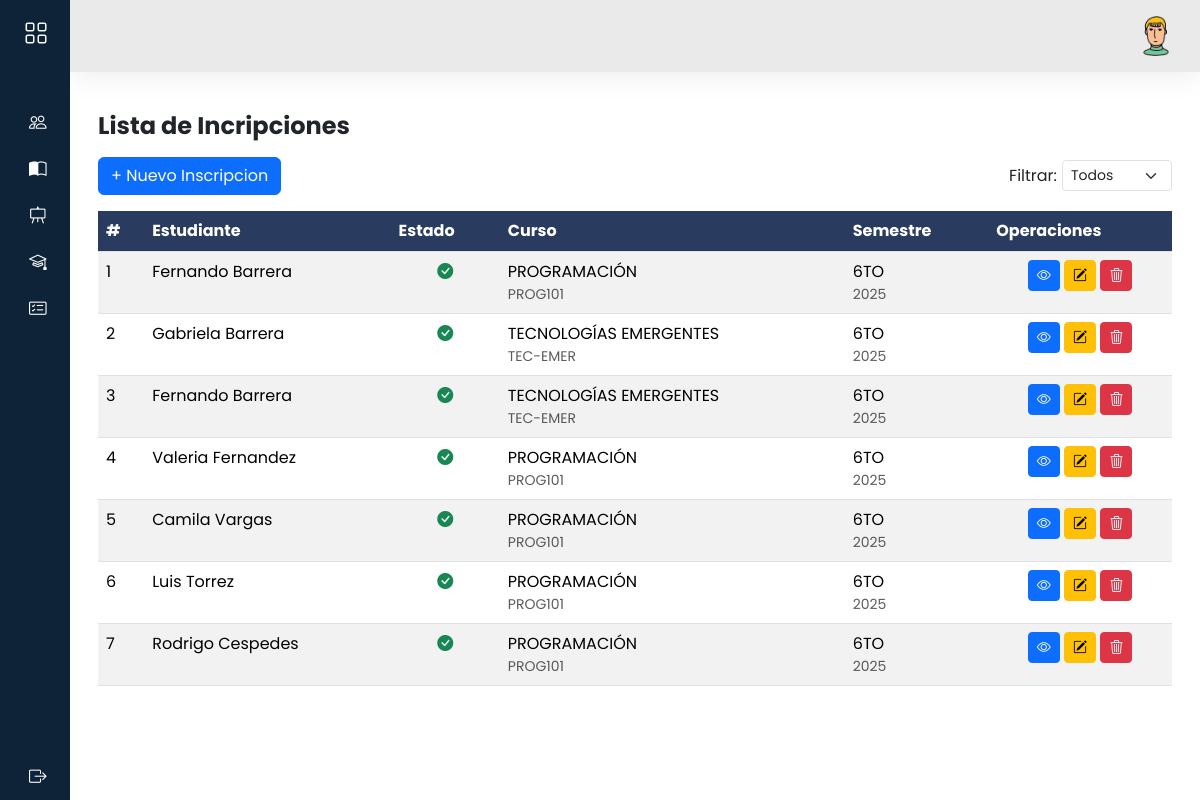
The app's page /admi/inscripciones/, older data.
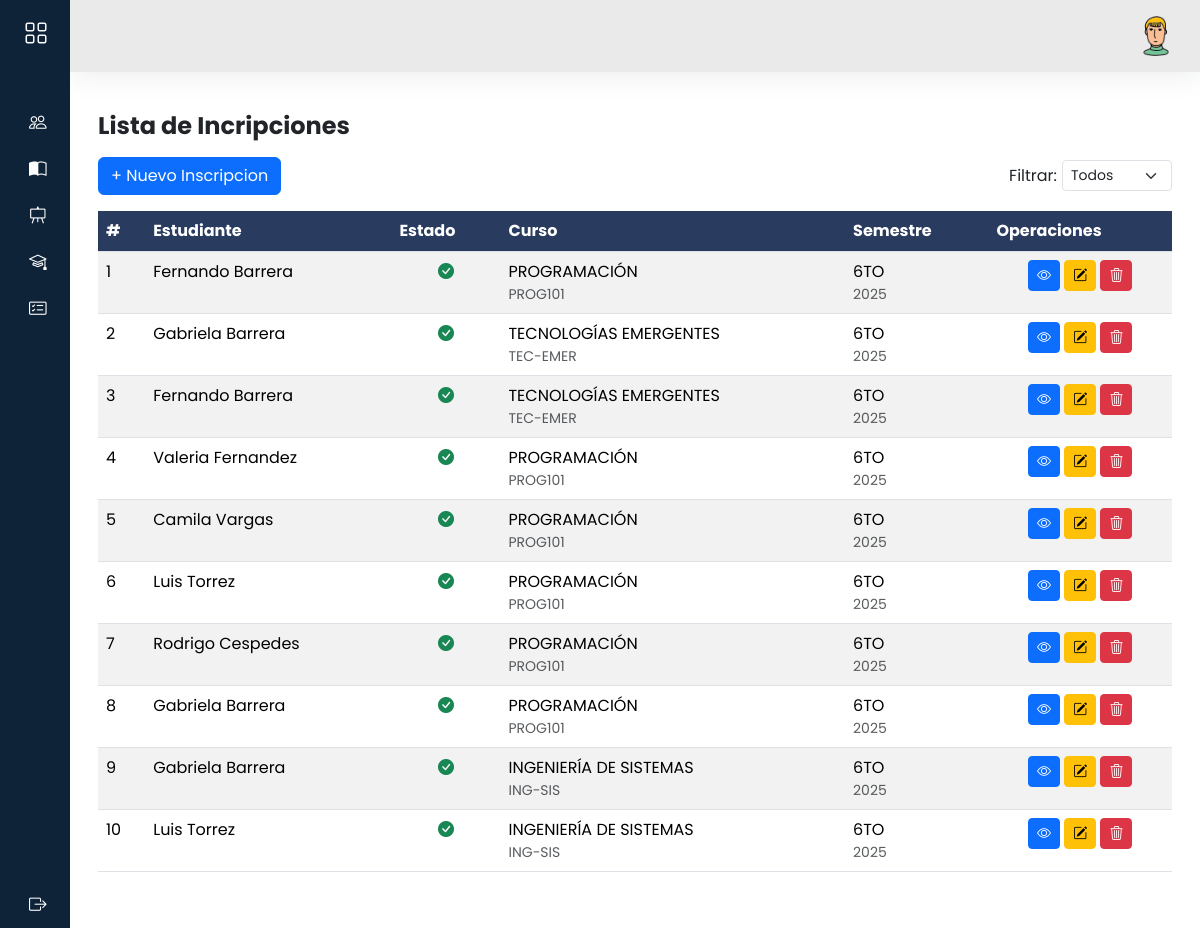
The same page, newer data.
### models/inscripcion_model.py (models this page shows, shortened)
class Inscripcion(db.Model):
    __tablename__ = 'inscripciones'
    id = db.Column(db.Integer, primary_key=True)
    curso_id = db.Column(db.Integer, db.ForeignKey('cursos.id'), nullable=False)
    estudiante_id = db.Column(db.Integer, db.ForeignKey('estudiantes.id'), nullable=False)
    semestre_id = db.Column(db.Integer, db.ForeignKey('semestres.id'), nullable=False)
    paralelo_id = db.Column(db.Integer, db.ForeignKey('paralelos.id'), nullable=False)
    turno_id = db.Column(db.Integer, db.ForeignKey('turnos.id'), nullable=False)
    activo = True
    curso = db.relationship('Curso', back_populates='inscripciones', lazy='joined')
    estudiante = db.relationship('Estudiante', back_populates='inscripciones', lazy='joined')
    semestre = db.relationship('Semestre', back_populates='inscripciones')
    paralelo = db.relationship('Paralelo', back_populates='inscripciones')
    turno = db.relationship('Turno', back_populates='inscripciones')
    estudiante = db.relationship('Estudiante', back_populates='inscripciones')
    @staticmethod
    def get_all():
        return Inscripcion.query.all()

### models/usuario_model.py (models this page shows, shortened)
class Usuario(db.Model, UserMixin):
    __tablename__='usuarios'
    id = db.Column(db.Integer,primary_key=True)
    nombre = db.Column(db.String(80),nullable=False)
    apellido = db.Column(db.String(100))
    email = db.Column(db.String(120), unique=True)
    username = db.Column(db.String(20),nullable=False)
    password = db.Column(db.String,nullable=False)
    activo = db.Column(db.Boolean, default=True,nullable=False)
    rol_id = db.Column(db.Integer, db.ForeignKey('rol.id'), nullable=False)
    rol = db.relationship('Rol', back_populates='usuarios')
    docentes = db.relationship('Docente', backref='usuario_rel', lazy=True, cascade='all, delete-orphan')
    estudiantes = db.relationship('Estudiante', backref='usuario_rel', lazy=True, cascade='all, delete-orphan')
    def delete(self):
        db.session.delete(self)
        db.session.commit()

### models/curso_model.py (models this page shows, shortened)
class Curso(db.Model):
    __tablename__ = 'cursos'
    id = db.Column(db.Integer, primary_key=True)
    nombre = db.Column(db.String(100), nullable=False)
    descripcion = db.Column(db.Text)
    sigla = db.Column(db.String(10), unique=True, nullable=False)
    carga_horaria = db.Column(db.Integer, nullable=False)
    activo = db.Column(db.Boolean, default=True, nullable=False)
    docente_id = db.Column(db.Integer, db.ForeignKey('docentes.id'),nullable=True)
    docente = db.relationship('Docente', back_populates='cursos')
    inscripciones = db.relationship('Inscripcion',back_populates='curso')
    inscripciones = db.relationship('Inscripcion', back_populates='curso')
    clases = db.relationship('Clase', back_populates='curso')
    @staticmethod
    def get_all():
        return Curso.query.all()

### models/semestre_modal.py (models this page shows, shortened)
class Semestre(db.Model):
    __tablename__ = 'semestres'
    id = db.Column(db.Integer, primary_key=True)
    gestion = db.Column(db.String(20), nullable=False)  # Ej: "2025-1"
    semestre_num = db.Column(db.String(50), nullable=False)  # Ej: "2025-1"
    fecha_inicio = db.Column(db.Date, nullable=True)
    fecha_fin = db.Column(db.Date, nullable=True)
    inscripciones = db.relationship('Inscripcion',back_populates='semestre')
    @staticmethod
    def get_all():
        return Semestre.query.all()

### controllers/admi/inscripcion_controller.py (the view)
@inscripcion_bp.route("/")
def index():
    inscripciones = Inscripcion.get_all()
    data = cargar_datos()
    return inscripcion_view.list(inscripciones,**data)

### controllers/admi/inscripcion_controller.py (called while the page is built)
def cargar_datos():
    return {
        "estudiantes": Estudiante.get_all(),
        "cursos": Curso.get_all(),
        "paralelos": Paralelo.get_all(),
        "turnos": Turno.get_all(),
        "semestres": Semestre.get_all()
    }

### models/estudiante_model.py (called while the page is built)
    @staticmethod
    def get_all():
        return Estudiante.query.all()

### models/paralelo_modal.py (called while the page is built)
    @staticmethod
    def get_all():
        return Paralelo.query.all()

### models/turno_modal.py (called while the page is built)
    @staticmethod
    def get_all():
        return Turno.query.all()

### views/admi/inscripcion_view.py (called while the page is built)
def list(inscripciones,**kwargs):
    return render_template('admi/inscripciones/index.html',inscripciones=inscripciones,**kwargs)

### templates/admi/inscripciones/index.html (shortened to what this page needs)
{% extends 'admi/baseAdmi.html' %}
{% block content %}
<h3 class="fw-bold fs-4 my-3">Lista de Incripciones
</h3>
<div class="d-flex justify-content-between align-items-center mb-3" style="gap: 10px;">
    <a data-bs-toggle="modal" data-bs-target="#modalNuevoInscripcion" class="btn btn-primary">
        + Nuevo Inscripcion
    </a>
    <div class="d-flex align-items-center" style="gap: 5px;">
        <label for="filtroEstado" class="form-label mb-0">Filtrar:</label>
        <select id="filtroEsdtado" class="form-select form-select-sm" style="max-width: 150px;">
            <option value="">Todos</option>
        </select>
    </div>
</div>
<div class="row">
    <div class="col-12">
        <div class="table-responsive">
            <table id="mi-tabla" class="table table-striped  display nowrap" style="width:100%">
                <thead>
                    <tr class="highlight">
                        <th>#</th>
                        <th>Estudiante</th>
                        <th>Estado</th>
                        <th>Curso</th>
                        <th>Semestre</th>
                        <th>Operaciones</th>
                    </tr>
                </thead>
                <tbody>
                    {%for item in inscripciones%}
                    <tr>
                        <td>{{item.id}}</td>
                        <td>
                            {{ item.estudiante.usuario.nombre }} {{ item.estudiante.usuario.apellido }}
                        </td>
                        <td class="text-center" data-search="{{ 'activo' if item.activo else 'inactivo' }}">
                            {% if item.activo %}
                            <i class="bi bi-check-circle-fill text-success"></i>
                            {% else %}
                            <i class="bi bi-x-circle-fill text-danger"></i>
                            {% endif %}
                        </td>
                        <td>
                            {{ item.curso.nombre }}
                            <div class="text-muted small">{{ item.curso.sigla }}</div>
                        </td>
                        <td>
                            {{ item.semestre.semestre_num }}
                            <div class="text-muted small">{{ item.semestre.gestion }}</div>
                        </td>
                        <td class="text-center">
                            <a data-bs-toggle="modal" data-bs-target="#modalVistaInscripcion{{ item.id }}"
                                class="btn btn-primary btn-sm"><i class=" bi bi-eye"></i></a>
                            <a data-bs-toggle="modal" data-bs-target="#modalEditarInscripcion{{ item.id }}"
                                class="btn btn-warning btn-sm"><i class="bi bi-pencil-square"></i></a>
                            <a class="btn btn-danger btn-sm" data-bs-toggle="modal"
                                data-bs-target="#modalConfirmarEliminar"
                                data-url="{{ url_for('inscripcion.delete', id=item.id) }}">
                                <i class="bi bi-trash3"></i>
                            </a>
                        </td>
                    </tr>
                    {%endfor%}
                </tbody>
            </table>
        </div>
    </div>
</div>
{% endblock %}

### templates/admi/baseAdmi.html (shortened to what this page needs)
<!doctype html>
<html lang="es">
<head>
    <link href="https://cdn.jsdelivr.net/npm/bootstrap@5.3.7/dist/css/bootstrap.min.css" rel="stylesheet"
>
    <link rel="stylesheet" href="{{ url_for('static', filename='css/estilos.css') }}">
    <link rel="stylesheet" href="https://cdn.jsdelivr.net/npm/bootstrap-icons@1.13.1/font/bootstrap-icons.min.css">
    <link href="https://cdn.datatables.net/v/bs5/dt-2.3.2/datatables.min.css" rel="stylesheet"
>
    <link
        href="https://cdn.datatables.net/v/bs5/jszip-3.10.1/dt-2.3.2/b-3.2.3/b-colvis-3.2.3/b-html5-3.2.3/b-print-3.2.3/datatables.min.css"
        rel="stylesheet"
>
</head>
<body>
    <div class="wrapper">
        <aside id="sidebar">
            <div class="d-flex">
                <button id="toggle-btn" class="toggle-btn" type="button">
                    <i class="bi bi-grid"></i>
                </button>
            </div>
            <ul class="sidebar-nav">
                <li class="sidebar-item">
                    <a href="/usuarios/" class="sidebar-link">
                        <i class="bi bi-people"></i>
                    </a>
                </li>
                <li class="sidebar-item">
                    <a href="/admi/cursos/" class="sidebar-link">
                        <i class="bi bi-book-half"></i>
                    </a>
                </li>
                <li class="sidebar-item">
                    <a href="/admi/docentes/" class="sidebar-link">
                        <i class="bi bi-easel"></i>
                    </a>
                </li>
                <li class="sidebar-item">
                    <a href="/admi/estudiantes/" class="sidebar-link">
                        <i class="bi bi-mortarboard"></i>
                    </a>
                </li>
                <li class="sidebar-item">
                    <a href="#" class="sidebar-link collapsed has-dropdown" data-bs-toggle="collapse"
                        data-bs-target="#ins" aria-expanded="false" aria-controls="ins">
                        <i class="bi bi-card-checklist"></i>
                    </a>
                </li>
            </ul>
            <div class="sidebar-footer">
                <a href="/usuarios/logout" class="sidebar-link">
                    <i class="bi bi-box-arrow-right"></i>
                </a>
            </div>
        </aside>
        <div class="main">
            <nav class="navbar navbar-expand px-4 py-3">
                <div class="navbar-collapse collapse">
                    <ul class="navbar-nav ms-auto">
                        <li class="nav-item dropdown">
                            <a href="#" class="nav-icon pe-md-0" data-bs-toggle="dropdown">
                                <img src="{{ url_for('static', filename='img/account.png') }}" class="avatar img-fluid"
                                    alt="account">
                            </a>
                        </li>
                    </ul>
                </div>
            </nav>
            <main class="content px-3 py-4">
                <div class="container-fluid">
                    <div class="mb-3">
                        {% block content %}
                        {% endblock %}
                    </div>
                </div>
            </main>
        </div>
    </div>
</body>
</html>

### static/css/estilos.css (style rules this page uses)
body { font-family: 'Poppins', sans-serif; background: #ececec; }
::placeholder { font-size: 16px; }
a { text-decoration: none; }
li { list-style: none; }
.wrapper { display: flex; }
.main { display: flex; flex-direction: column; min-height: 100vh; width: 100%; overflow: hidden; transition: all 0.35s ease-in-out; background-color: #fff; min-width: 0; }
#sidebar { width: 70px; min-width: 70px; z-index: 1000; transition: all .25s ease-in-out; background-color: #0e2238; display: flex; flex-direction: column; }
.toggle-btn { background-color: transparent; cursor: pointer; border: 0; padding: 1rem 1.5rem; }
.toggle-btn i { font-size: 1.5rem; color: #FFF; }
.sidebar-nav { padding: 2rem 0; flex: 1 1 auto; }
a.sidebar-link { padding: .625rem 1.625rem; color: #FFF; display: block; font-size: 0.9rem; white-space: nowrap; border-left: 3px solid transparent; }
.sidebar-link i, .dropdown-item i { font-size: 1.1rem; margin-right: .75rem; }
.sidebar-item { position: relative; }
.navbar { background-color: #ebeaea; box-shadow: 0 0 2rem 0 rgba(33, 37, 41, .1); }
.navbar-expand .navbar-collapse { min-width: 200px; }
.avatar { height: 40px; width: 40px; }
.table>thead tr { color: #FFF; text-align: left; }
tr.highlight th { background-color: #293b5f !important; color: #FFF; }
.content { flex: 1 1 auto; }

Row changes from the older to the newer data that the page shows:
added Inscripcion: id "8", estudiante.usuario.nombre "Gabriela", estudiante.usuario.apellido "Barrera", curso.nombre "PROGRAMACIÓN", curso.sigla "PROG101", semestre.semestre_num "6TO", semestre.gestion "2025"
added Inscripcion: id "9", estudiante.usuario.nombre "Gabriela", estudiante.usuario.apellido "Barrera", curso.nombre "INGENIERÍA DE SISTEMAS", curso.sigla "ING-SIS", semestre.semestre_num "6TO", semestre.gestion "2025"
added Inscripcion: id "10", estudiante.usuario.nombre "Luis", estudiante.usuario.apellido "Torrez", curso.nombre "INGENIERÍA DE SISTEMAS", curso.sigla "ING-SIS", semestre.semestre_num "6TO", semestre.gestion "2025"
